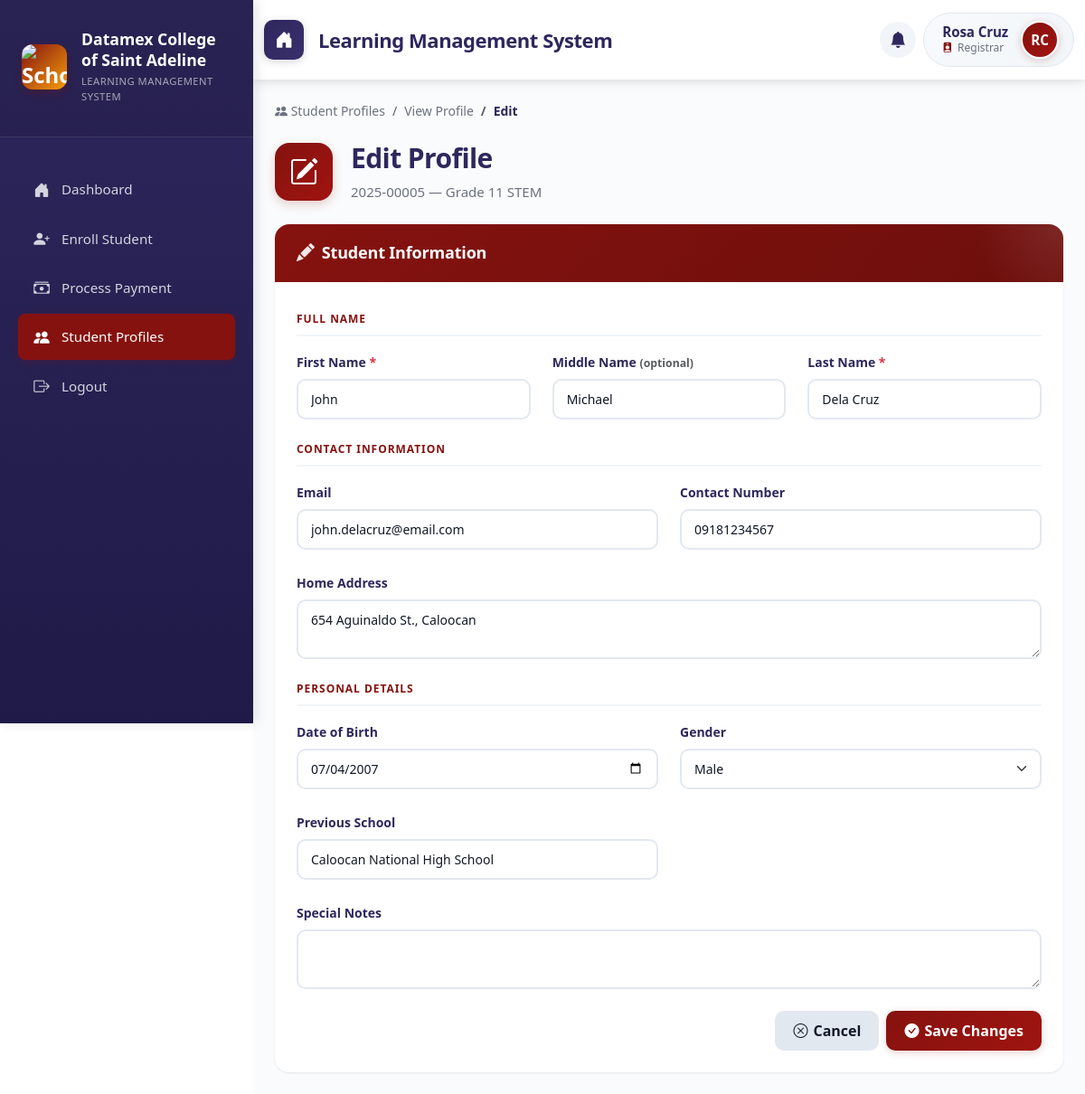
The app's page /index.php?page=edit_student_profile&student_id=5 (signed in) with its own data.
### tables this page shows
CREATE TABLE students (
    student_id INT AUTO_INCREMENT PRIMARY KEY,
    user_id INT NULL,
    first_name VARCHAR(100) NOT NULL,
    middle_name VARCHAR(100) NULL,
    last_name VARCHAR(100) NOT NULL,
    student_number VARCHAR(50) UNIQUE NOT NULL,
    lrn VARCHAR(12) NULL,
    section_id INT NULL,
    year_level VARCHAR(50) NOT NULL,
    education_level ENUM('senior_high', 'college') NOT NULL,
    strand_course VARCHAR(50) NOT NULL,
    enrollment_status ENUM('active', 'inactive', 'graduated', 'dropped') DEFAULT 'active',
    guardian_contact VARCHAR(20) NULL,
    guardian VARCHAR(100) NULL,
    created_at TIMESTAMP DEFAULT CURRENT_TIMESTAMP,
    updated_at TIMESTAMP DEFAULT CURRENT_TIMESTAMP ON UPDATE CURRENT_TIMESTAMP,
    FOREIGN KEY (user_id) REFERENCES users(id) ON DELETE SET NULL,
    FOREIGN KEY (section_id) REFERENCES sections(section_id) ON DELETE RESTRICT,
    INDEX idx_students_user_id (user_id)
);

### app/controllers/StudentProfileController.php (called while the page is built, shortened)
<?php
require_once __DIR__ . '/../models/StudentProfile.php';
require_once __DIR__ . '/../models/AcademicPeriod.php';
class StudentProfileController
{
    private $profile_model;
    private $academic_model;
    public function __construct()
    {
        $this->profile_model  = new StudentProfile();
        $this->academic_model = new AcademicPeriod();
    }
    public function showEditProfile()
    {
        $student_id = isset($_GET['student_id']) ? (int) $_GET['student_id'] : null;
        $current     = $this->academic_model->getCurrentPeriod();
        $school_year = $current['school_year'] ?? '';
        $semester    = $current['semester']    ?? 'First';
        $student = $this->profile_model->getStudentWithProfile($student_id, $school_year, $semester);
        $errors          = $_SESSION['profile_errors']  ?? [];
        require __DIR__ . '/../views/registrar/edit_student_profile.php';
    }
?>
<?php endforeach;
}

### public/index.php (called while the page is built, shortened)
<?php
require_once __DIR__ . '/../app/routes.php';

### app/models/AcademicPeriod.php (called while the page is built, shortened)
<?php
require_once __DIR__ . '/../../config/db_connection.php';
class AcademicPeriod
{
    private $connection;
    public function __construct()
    {
        global $connection;
        $this->connection = $connection;
    }
    public function getCurrentPeriod()
    {
        $stmt = $this->connection->prepare("
            SELECT * FROM school_settings
            WHERE is_active = TRUE
            ORDER BY created_at DESC
            LIMIT 1
        ");
        $stmt->execute();
        return $stmt->fetch();
    }
}

### app/models/StudentProfile.php (called while the page is built, shortened)
<?php
require_once __DIR__ . '/../../config/db_connection.php';
class StudentProfile
{
    private $connection;
    public function __construct()
    {
        global $connection;
        $this->connection = $connection;
    }
    public function getStudentWithProfile($student_id, $school_year, $semester)
    {
        $stmt = $this->connection->prepare("
            SELECT
                s.*,
                COALESCE(u.email, sp.email) AS email,
                sp.date_of_birth,
                sp.gender,
                sp.contact_number,
                sp.home_address,
                sp.previous_school,
                sp.special_notes,
                sec.section_name,
                ep.payment_id,
                ep.net_amount,
                ep.status AS payment_status,
                COALESCE(SUM(pt.amount_paid), 0) AS total_paid,
                ep.net_amount - COALESCE(SUM(pt.amount_paid), 0) AS remaining
            FROM students s
            LEFT JOIN student_profiles sp ON sp.student_id = s.student_id
            LEFT JOIN users u ON u.id = s.user_id
            LEFT JOIN sections sec ON sec.section_id = s.section_id
            LEFT JOIN enrollment_payments ep
                ON ep.student_id = s.student_id
                AND ep.school_year = ?
                AND ep.semester = ?
            LEFT JOIN payment_transactions pt ON pt.payment_id = ep.payment_id
            WHERE s.student_id = ?
            GROUP BY s.student_id, sp.profile_id, sec.section_id, ep.payment_id, ep.net_amount, ep.status
        ");
        $stmt->execute([$school_year, $semester, $student_id]);
        return $stmt->fetch();
    }
}

### app/views/registrar/edit_student_profile.php (the view, shortened to what this page needs)
<!DOCTYPE html>
<html lang="en">
<head>
    <link rel="stylesheet" href="bootstrap/css/bootstrap.min.css">
    <link rel="stylesheet" href="bootstrap/css/bootstrap-icons.css">
    <link rel="stylesheet" href="css/main.css">
    <link rel="stylesheet" href="css/shared/sidenav.css">
    <link rel="stylesheet" href="css/shared/top-navbar.css">
    <link rel="stylesheet" href="css/pages/student_profiles.css">
</head>
<body>
    <div class="d-flex">
        <div class="sidenav">
            <div class="sidenav-header">
                <div class="school-brand">
                    <div class="school-logo">
                        <img src="assets/DCSA-LOGO.png" alt="School Logo"
                            style="width: 100%; height: 100%; object-fit: contain; border-radius: 0.75rem;">
                    </div>
                    <div class="school-info">
                        <h5>Datamex College of Saint Adeline</h5>
                        <p class="subtitle">Learning Management System</p>
                    </div>
                </div>
            </div>
            <ul class="sidenav-menu">
                <li class="nav-item">
                    <a class="nav-link" href="index.php?page=registrar_dashboard">
                        <i class="bi bi-house-door-fill"></i>
                        <span>Dashboard</span>
                    </a>
                </li>
                <li class="nav-item">
                    <a class="nav-link" href="index.php?page=enrollment_create">
                        <i class="bi bi-person-plus-fill"></i>
                        <span>Enroll Student</span>
                    </a>
                </li>
                <li class="nav-item">
                    <a class="nav-link" href="index.php?page=payment_process">
                        <i class="bi bi-cash-stack"></i>
                        <span>Process Payment</span>
                    </a>
                </li>
                <li class="nav-item">
                    <a class="nav-link active" href="index.php?page=student_profiles">
                        <i class="bi bi-people-fill"></i>
                        <span>Student Profiles</span>
                    </a>
                </li>
                <li class="nav-item">
                    <a class="nav-link" href="index.php?page=logout">
                        <i class="bi bi-box-arrow-right"></i>
                        <span>Logout</span>
                    </a>
                </li>
            </ul>
        </div>
        <div class="main-content flex-grow-1">
            <?php require __DIR__ . '/../shared/top_navbar.php'; ?>
            <div class="container-fluid p-4">
                <nav aria-label="breadcrumb">
                    <ol class="breadcrumb">
                        <li class="breadcrumb-item">
                            <a href="index.php?page=student_profiles"><i class="bi bi-people-fill"></i> Student Profiles</a>
                        </li>
                        <li class="breadcrumb-item">
                            <a href="index.php?page=view_student_profile&student_id=<?= $student['student_id'] ?>">View Profile</a>
                        </li>
                        <li class="breadcrumb-item active">Edit</li>
                    </ol>
                </nav>
                <div class="page-header">
                    <div class="header-content">
                        <div class="header-icon">
                            <i class="bi bi-pencil-square"></i>
                        </div>
                        <div class="header-text">
                            <h1 class="header-title">Edit Profile</h1>
                            <p class="header-subtitle">
                                <?= htmlspecialchars($student['student_number']) ?> &mdash;
                                <?= htmlspecialchars($student['year_level'] . ' ' . $student['strand_course']) ?>
                            </p>
                        </div>
                    </div>
                </div>
                <div class="card">
                    <div class="card-header">
                        <h5><i class="bi bi-pencil-fill"></i> Student Information</h5>
                    </div>
                    <div class="card-body">
                        <form method="POST" action="index.php?page=save_student_profile">
                            <p class="form-section-title">Full Name</p>
                            <div class="row g-3 mb-4">
                                <div class="col-md-4">
                                    <label class="form-label">First Name <span class="text-danger">*</span></label>
                                    <input type="text" class="form-control <?= isset($errors['first_name']) ? 'is-invalid' : '' ?>"
                                        name="first_name" value="<?= htmlspecialchars($student['first_name'] ?? '') ?>" required>
                                </div>
                                <div class="col-md-4">
                                    <label class="form-label">Middle Name <span class="text-muted small">(optional)</span></label>
                                    <input type="text" class="form-control" name="middle_name"
                                        value="<?= htmlspecialchars($student['middle_name'] ?? '') ?>">
                                </div>
                                <div class="col-md-4">
                                    <label class="form-label">Last Name <span class="text-danger">*</span></label>
                                    <input type="text" class="form-control <?= isset($errors['last_name']) ? 'is-invalid' : '' ?>"
                                        name="last_name" value="<?= htmlspecialchars($student['last_name'] ?? '') ?>" required>
                                </div>
                            </div>
                            <p class="form-section-title">Contact Information</p>
                            <div class="row g-3 mb-4">
                                <div class="col-md-6">
                                    <label class="form-label">Email</label>
                                    <input type="email" class="form-control <?= isset($errors['email']) ? 'is-invalid' : '' ?>"
                                        name="email" value="<?= htmlspecialchars($student['email'] ?? '') ?>">
                                </div>
                                <div class="col-md-6">
                                    <label class="form-label">Contact Number</label>
                                    <input type="text" class="form-control" name="contact_number"
                                        value="<?= htmlspecialchars($student['contact_number'] ?? '') ?>">
                                </div>
                                <div class="col-12">
                                    <label class="form-label">Home Address</label>
                                    <textarea class="form-control" name="home_address" rows="2"><?= htmlspecialchars($student['home_address'] ?? '') ?></textarea>
                                </div>
                            </div>
                            <p class="form-section-title">Personal Details</p>
                            <div class="row g-3 mb-4">
                                <div class="col-md-6">
                                    <label class="form-label">Date of Birth</label>
                                    <input type="date" class="form-control" name="date_of_birth"
                                        value="<?= htmlspecialchars($student['date_of_birth'] ?? '') ?>">
                                </div>
                                <div class="col-md-6">
                                    <label class="form-label">Gender</label>
                                    <select class="form-select" name="gender">
                                        <option value="male" <?= ($student['gender'] ?? '') === 'male'   ? 'selected' : '' ?>>Male</option>
                                    </select>
                                </div>
                                <div class="col-md-6">
                                    <label class="form-label">Previous School</label>
                                    <input type="text" class="form-control" name="previous_school"
                                        value="<?= htmlspecialchars($student['previous_school'] ?? '') ?>">
                                </div>
                                <div class="col-12">
                                    <label class="form-label">Special Notes</label>
                                    <textarea class="form-control" name="special_notes" rows="2"><?= htmlspecialchars($student['special_notes'] ?? '') ?></textarea>
                                </div>
                            </div>
                            <div class="d-flex justify-content-end gap-2 mt-2">
                                <a href="index.php?page=view_student_profile&student_id=<?= $student['student_id'] ?>"
                                    class="btn btn-secondary">
                                    <i class="bi bi-x-circle"></i> Cancel
                                </a>
                                <button type="submit" class="btn btn-primary">
                                    <i class="bi bi-check-circle-fill"></i> Save Changes
                                </button>
                            </div>
                        </form>
                    </div>
                </div>
            </div>
        </div>
    </div>
</body>
</html>

### public/css/shared/sidenav.css (style rules this page uses)
.sidenav-menu .nav-item { margin-bottom: 0.25rem; }
.sidenav-menu .nav-link { display: flex; align-items: center; padding: 0.75rem 1rem; color: rgba(255, 255, 255, 0.8); text-decoration: none; border-radius: 0.5rem; transition: all 0.2s ease; font-size: 0.95rem; font-weight: 500; }
.sidenav-menu .nav-link.active { background-color: var(--primary); color: #ffffff; box-shadow: 0 2px 8px rgba(133, 18, 15, 0.3); }
.sidenav { width: 280px; min-height: 100vh; background: linear-gradient(180deg, var(--secondary) 0%, #1f1a47 100%); color: #ffffff; padding: 0; position: fixed; top: 0; left: 0; overflow-y: auto; transition: all 0.3s ease; z-index: 1050; box-shadow: 4px 0 12px rgba(0, 0, 0, 0.1); }
.sidenav-header { padding: 2rem 1.5rem 1.5rem; margin-bottom: 1rem; border-bottom: 1px solid rgba(255, 255, 255, 0.1); background: rgba(0, 0, 0, 0.1); }
.school-brand { display: flex; align-items: center; gap: 1rem; margin-bottom: 0.75rem; }
.school-logo { width: 50px; height: 50px; background: linear-gradient(135deg, var(--primary) 0%, var(--accent) 100%); border-radius: 0.75rem; display: flex; align-items: center; justify-content: center; font-size: 1.5rem; color: #ffffff; font-weight: 700; box-shadow: 0 4px 8px rgba(133, 18, 15, 0.3); flex-shrink: 0; }
.school-info h5 { margin: 0 0 0.25rem 0; font-size: 1.1rem; font-weight: 700; color: #ffffff; line-height: 1.3; }
.school-info .subtitle { font-size: 0.7rem; color: rgba(255, 255, 255, 0.6); margin: 0; text-transform: uppercase; letter-spacing: 0.5px; font-weight: 500; }
.sidenav-menu { list-style: none; padding: 1rem 1.25rem; margin: 0; }
.sidenav-menu .nav-link i { margin-right: 0.75rem; font-size: 1.1rem; width: 20px; text-align: center; }
.main-content { margin-left: 280px; min-height: 100vh; transition: margin-left 0.3s ease; background-color: #fafbfc; }
.sidenav { display: flex; flex-direction: column; max-height: 100vh; }
.sidenav-menu { flex: 1; overflow-y: auto; padding-bottom: 1rem; }
.sidenav-menu::after { content: ''; position: sticky; bottom: 0; left: 0; right: 0; height: 30px; background: linear-gradient(to top, var(--secondary) 0%, transparent 100%); pointer-events: none; opacity: 0.5; display: none; }

### public/css/variables.css (style rules this page uses)
:root { --primary: #85120F; --secondary: #2E275D; --accent: #F59E0B; --danger: #EF4444; --gray-500: #6B7280; --gray-900: #111827; --bs-primary: var(--primary); --bs-danger: var(--danger); }

### records on screen
students: student_number "2025-00005", year_level+strand_course "Grade 11 STEM", first_name "John", middle_name "Michael", last_name "Dela Cruz"

### other values on screen
$page_title "Learning Management System"
$firstname . ' ' . $lastname "Rosa Cruz"
$_SESSION['user_role'] "Registrar"
$initials "RC"
